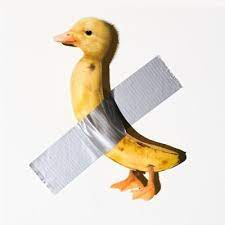
#> input picture images/bananaduck.jpg, 225 x 225 px; its folder holds 4 pictures in this run
$ python kods.py
#> lines starting #> are read from the running program, lines starting #| are printed output that depends on the picture
from PIL import Image
from sklearn.ensemble import RandomForestClassifier
import os
import numpy as np
from sklearn.metrics import accuracy_score
from sklearn.model_selection import train_test_split

bildes = []
irNavMaja = []


adrese = './images'


for nosaukums in os.listdir(adrese):
    bilde = Image.open(os.path.join(adrese, nosaukums)).resize((200,200), Image.Resampling.NEAREST)
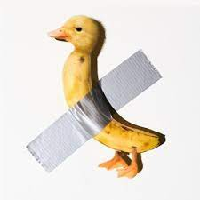
#> bilde: PIL image 200x200 RGB; mean R, G, B 231.3, 224, 213.8
    bildes.append(np.array(bilde))
    if 'maja' in nosaukums:
        irNavMaja.append(1)
    else:
        irNavMaja.append(0)
#> pass 2 of the loop `for nosaukums in os.listdir(adrese):`:
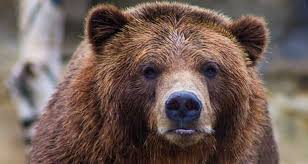
#> input picture images/bear.jpg, 308 x 164 px
#> `bilde = Image.open(os.path.join(adrese, nosaukums)).resize((200,200), ..`:
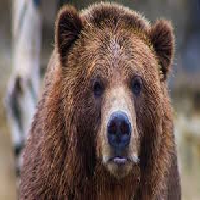
#> bilde: PIL image 200x200 RGB; mean R, G, B 112.1, 92.9, 86.2
#> pass 3 of the loop `for nosaukums in os.listdir(adrese):`:
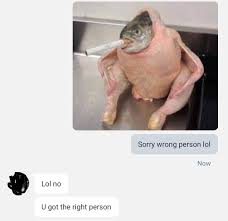
#> input picture images/chicken.jpg, 228 x 221 px
#> `bilde = Image.open(os.path.join(adrese, nosaukums)).resize((200,200), ..`:
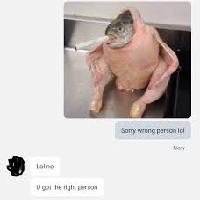
#> bilde: PIL image 200x200 RGB; mean R, G, B 205.5, 197.9, 195.1
#> the loop made 4 passes; the first 3 are shown

bildes = np.array(bildes)
irNavMaja = np.array(irNavMaja)

#Jāsadala dati trenina datos un testa datos
x_train, x_test, y_train, y_test = train_test_split(bildes, irNavMaja, test_size = 0.2)

#datus pārstaisa 0-1, nevis 0-255, kas ir pikseļu
x_test = x_test/255.0
x_train = x_train/255.0

#bildes DATI jasamazina
x_test = x_test.reshape(x_test.shape[0],-1)
x_train = x_train.reshape(x_train.shape[0],-1)


#trenējam modeli
modelis = RandomForestClassifier()
modelis.fit(x_train, y_train)


#pārbaudīt testa datus
testa_atbilde = modelis.predict(x_test)


#pārbaudīt precizitāti
precizitate = accuracy_score(y_test, testa_atbilde)
print('Precizitāte:', precizitate)
